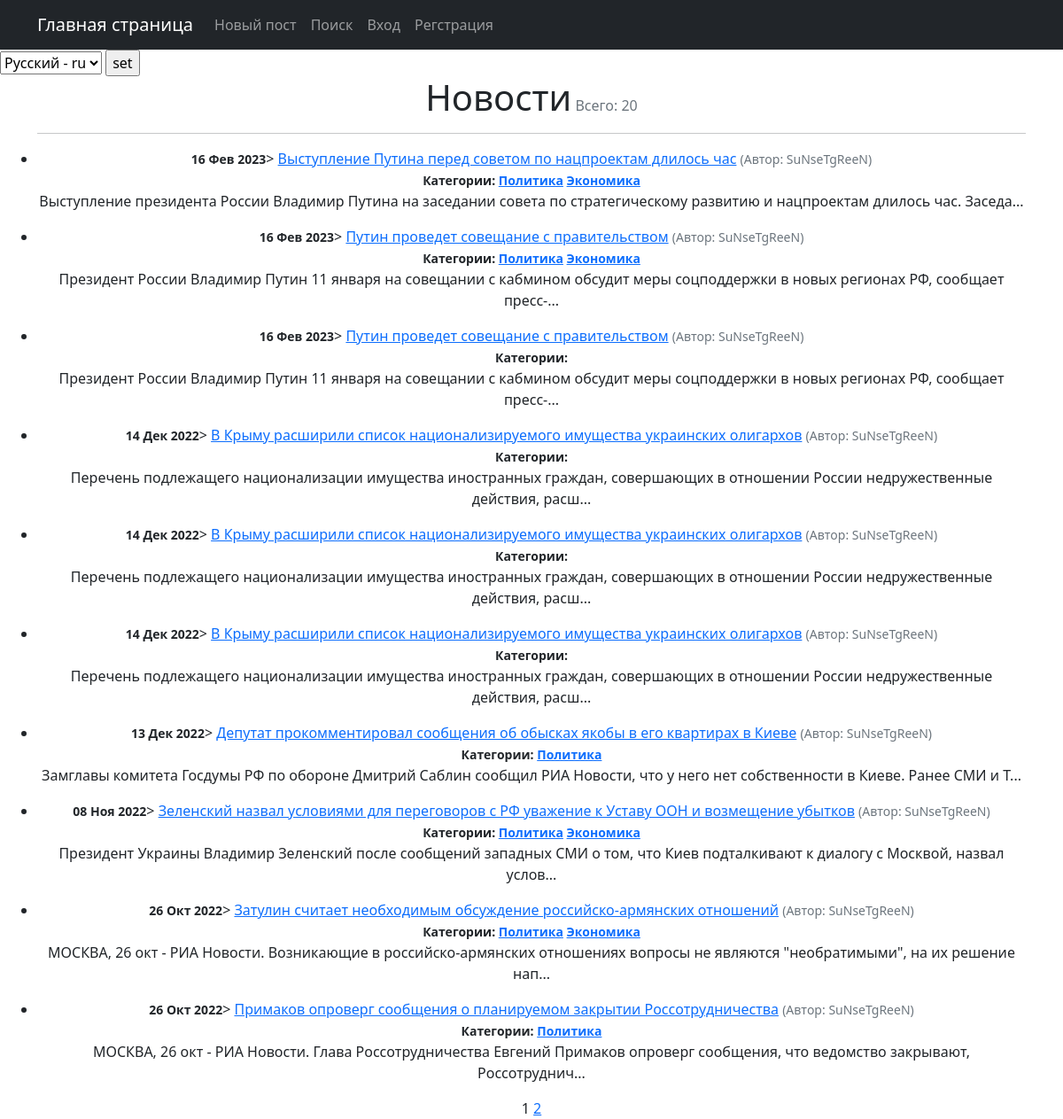
The page / on the database its author committed.
### news/models.py (models this page shows, shortened)
class Post(models.Model):
    NEWS = 'NW'
    ARTICLE = 'AR'
    CATEGORY_CHOICES = [
        (NEWS, 'Новость'),
        (ARTICLE, 'Статья'),
    ]
    post_author = models.ForeignKey(Author, on_delete=models.CASCADE, verbose_name=_('Author'))
    category_type = models.CharField(
        max_length=2, choices=CATEGORY_CHOICES, default=ARTICLE, verbose_name=_('Type of post'))
    date_creation = models.DateTimeField(auto_now_add=True, verbose_name=_('Date creation'))
    post_category = models.ManyToManyField(Category, through='PostCategory')
    title = models.CharField(max_length=128, verbose_name=_('Title'))
    text = models.TextField(verbose_name=_('Text'))
    rating = models.SmallIntegerField(default=0, verbose_name=_('Rating'))
    def preview(self):
        return self.text[0:128] + '...'
    class Meta:
        verbose_name = _('Post')
        verbose_name_plural = _('Posts')

class Author(models.Model):
    author_user = models.OneToOneField(User, on_delete=models.CASCADE, verbose_name=_(
        'The user who becomes the author'))
    rating = models.SmallIntegerField(default=0, verbose_name=_('Authors rating'))
    def __str__(self):
        return str(self.author_user)
    class Meta:
        verbose_name = _('Author')
        verbose_name_plural = _('Authors')

class Category(models.Model):
    name = models.CharField(max_length=64, unique=True, verbose_name=_('Category'))
    subscribers = models.ManyToManyField(User, related_name='categories', verbose_name=_('Subscribers'))
    def __str__(self):
        return self.name.title()
    class Meta:
        verbose_name = _('Category')
        verbose_name_plural = _('Categories')

### news/views.py (the view)
# urls.py: path('', PostList.as_view(), name='post_list'),
class PostList(ListView):
    model = Post
    ordering = '-date_creation', 'rating'
    template_name = 'news/news.html'
    context_object_name = 'news'
    all_news = Post.objects.all()
    paginate_by = 10
    def get_context_data(self, **kwargs):
        context = super().get_context_data(**kwargs)
        context['time_now'] = datetime.utcnow()
        context['is_not_authors'] = not self.request.user.groups.filter(name='authors').exists()
        context['all_news'] = self.all_news.__len__()
        return context

### news/templatetags/custom_tags.py (called while the page is built)
@register.simple_tag(takes_context=True)
def url_replace(context, **kwargs):
    d = context['request'].GET.copy()
    for k, v in kwargs.items():
        d[k] = v
    return d.urlencode()

### templates/news/news.html (shortened to what this page needs)
{% extends 'flatpages/default.html' %}
{% load custom_filters %}
{% load custom_tags %}
{% load i18n %}
{% block content %}
<h1 class="text-center">{% trans "News" %}<span class="text-muted fs-6 fw-normal">
    {% trans "all" %}: {{ all_news }}</span></h1>
<hr>
{% if news %}
<ul class="list-group list-group-flush">
    {% for post in news %}
    <li class="list-group-flush">
        <small class="fw-bold">{{ post.date_creation|date:'d M Y' }}</small>>
        <a href="{% url 'news:post_detail' post.id %}">{{post.title}}</a>
        <small class="text-muted">({% trans "Author" %}: {{ post.post_author}})</small> <br>
        <small class="fw-bold">{% trans "Categories" %}:
            {% for post_category in post.post_category.all %}
                <a href="{% url 'news:category_list' post_category.id %}">{{ post_category }}</a>
            {% endfor %}
        </small>
        <p>{{ post.preview }}</p>
    </li>
    {% endfor %}
</ul>
{% else %}
<h2>{% trans "No new news at this point" %}</h2>
{% endif %}
{{ page_obj.number }}
{% if page_obj.has_next %}
       <a href="?{% url_replace page=page_obj.next_page_number %}">{{ page_obj.next_page_number }}</a>
   {% endif %}
{% endblock content %}

### templates/flatpages/default.html (shortened to what this page needs)
<!DOCTYPE html>
{% load i18n %}
<html lang="en">
    <head>
        {% load static %}
        <link href="{% static 'css/styles.css' %}" rel="stylesheet" />
    </head>
    <body>
        <nav class="navbar navbar-expand-lg navbar-dark bg-dark static-top">
            <div class="container">
                <a class="navbar-brand" href="/">{% trans "Main page" %}</a>
                <div class="collapse navbar-collapse" id="navbarResponsive">
                    <ul class="navbar-nav ml-auto">
                        <li class="nav-item"><a class="nav-link" href="{% url 'news:create' %}">
                            {% trans "New post" %}</a></li>
                        <li class="nav-item"><a class="nav-link" href="{% url 'news:search' %}">
                            {% trans "Search" %}</a></li>
                        {% if request.user.is_authenticated %}
                            {% if request.user.authors_group %}
                                <li class="nav-item"><a class="nav-link" href="{% url 'news:upgrade' %}">
                                    {% trans "Become an author" %}</a></li>
                            {% else %}
                                <li class="nav-item"><a class="nav-link" href="#">{% trans "My posts" %}</a></li>
                            {% endif %}
                            <li class="nav-item"><a class="nav-link" href="#">
                                {% trans "Profile" %}:<q>{{ user.username }}</q> </a></li>
                            <li class="nav-item"><a class="nav-link" href="{% url 'account_logout' %}">
                                {% trans "Exit" %}</a></li>
                        {% else %}
                            <li class="nav-item"><a class="nav-link" href="{% url 'account_login' %}">
                                {% trans "Enter" %}</a></li>
                            <li class="nav-item"><a class="nav-link" href="{% url 'account_signup' %}">
                                {% trans "Register" %}</a></li>
                        {% endif %}
                    </ul>
                </div>
            </div>
        </nav>
        <form action="{% url 'set_language' %}" method="POST"> {% csrf_token %}
            {% get_current_language as LANGUAGE_CODE %}
            <select name="language" id="">
                {% get_available_languages as LANGUAGES %}
                {% get_language_info_list for LANGUAGES as languages %}
                {% for language in languages %}
                    <option value="{{ language.code }}" {% if language.code == LANGUAGE_CODE %} selected {% endif %}>
                        {{ language.name_local }} - {{ language.code }}
                    </option>
                {% endfor %}
            </select>
            <input type="submit" value="set">
        </form>
        <div class="container">
           <div class="row">
               <div class="col-lg-12 text-center">
                   {% block content %}{% endblock content %}
               </div>
           </div>
        </div>
    </body>
</html>

### rows shown on the page
Post: date_creation "16 Фев 2023", title "Выступление Путина перед советом по нацпроектам длилось час", post_author "SuNseTgReeN", preview "Выступление президента России Владимир Путина на заседании совета по стратегическому развитию и нацпроектам длилось час. Заседа..."
Category: name "Политика"
Category: name "Экономика"
Post: date_creation "16 Фев 2023", title "Путин проведет совещание с правительством", post_author "SuNseTgReeN", preview "Президент России Владимир Путин 11 января на совещании с кабмином обсудит меры соцподдержки в новых регионах РФ, сообщает пресс-..."
Post: date_creation "16 Фев 2023", title "Путин проведет совещание с правительством", post_author "SuNseTgReeN", preview "Президент России Владимир Путин 11 января на совещании с кабмином обсудит меры соцподдержки в новых регионах РФ, сообщает пресс-..."
Post: date_creation "14 Дек 2022", title "В Крыму расширили список национализируемого имущества украинских олигархов", post_author "SuNseTgReeN", preview "Перечень подлежащего национализации имущества иностранных граждан, совершающих в отношении России недружественные действия, расш..."
Post: date_creation "14 Дек 2022", title "В Крыму расширили список национализируемого имущества украинских олигархов", post_author "SuNseTgReeN", preview "Перечень подлежащего национализации имущества иностранных граждан, совершающих в отношении России недружественные действия, расш..."
Post: date_creation "14 Дек 2022", title "В Крыму расширили список национализируемого имущества украинских олигархов", post_author "SuNseTgReeN", preview "Перечень подлежащего национализации имущества иностранных граждан, совершающих в отношении России недружественные действия, расш..."
Post: date_creation "13 Дек 2022", title "Депутат прокомментировал сообщения об обысках якобы в его квартирах в Киеве", post_author "SuNseTgReeN", preview "Замглавы комитета Госдумы РФ по обороне Дмитрий Саблин сообщил РИА Новости, что у него нет собственности в Киеве. Ранее СМИ и T..."
Post: date_creation "08 Ноя 2022", title "Зеленский назвал условиями для переговоров с РФ уважение к Уставу ООН и возмещение убытков", post_author "SuNseTgReeN", preview "Президент Украины Владимир Зеленский после сообщений западных СМИ о том, что Киев подталкивают к диалогу с Москвой, назвал услов..."
Post: date_creation "26 Окт 2022", title "Затулин считает необходимым обсуждение российско-армянских отношений", post_author "SuNseTgReeN", preview "МОСКВА, 26 окт - РИА Новости. Возникающие в российско-армянских отношениях вопросы не являются \"необратимыми\", на их решение нап..."
Post: date_creation "26 Окт 2022", title "Примаков опроверг сообщения о планируемом закрытии Россотрудничества", post_author "SuNseTgReeN", preview "МОСКВА, 26 окт - РИА Новости. Глава Россотрудничества Евгений Примаков опроверг сообщения, что ведомство закрывают, Россотруднич..."

### other values the page prints
{{ all_news }} "20"
{{ page_obj.number }} "1"
{{ page_obj.next_page_number }} "2"
form field language "Русский - ru"
